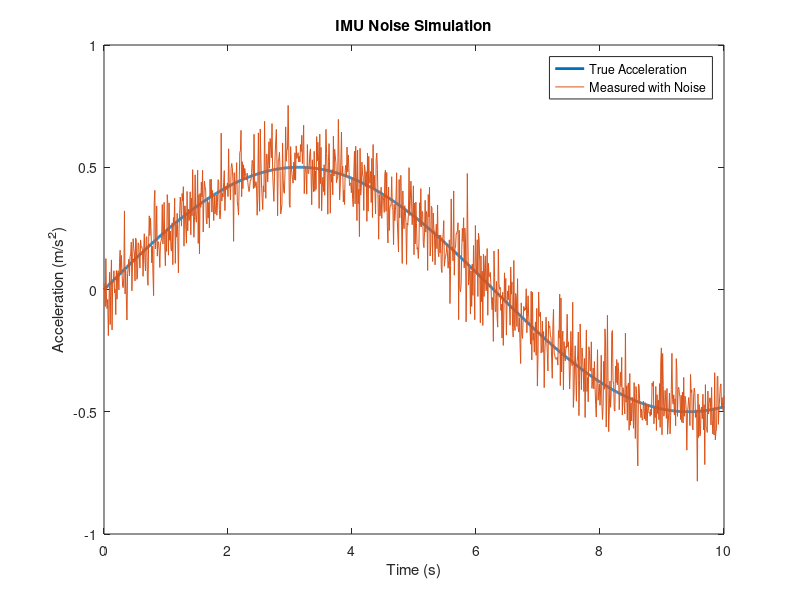

This chart was generated by the following MATLAB code:
t = 0:0.01:10;
acc_true = 0.5 * sin(0.5*t);
noise = 0.1 * randn(size(t));
acc_measured = acc_true + noise;

plot(t, acc_true, 'LineWidth',2)
hold on
plot(t, acc_measured)
legend('True Acceleration','Measured with Noise')
xlabel('Time (s)')
ylabel('Acceleration (m/s^2)')
title('IMU Noise Simulation')
